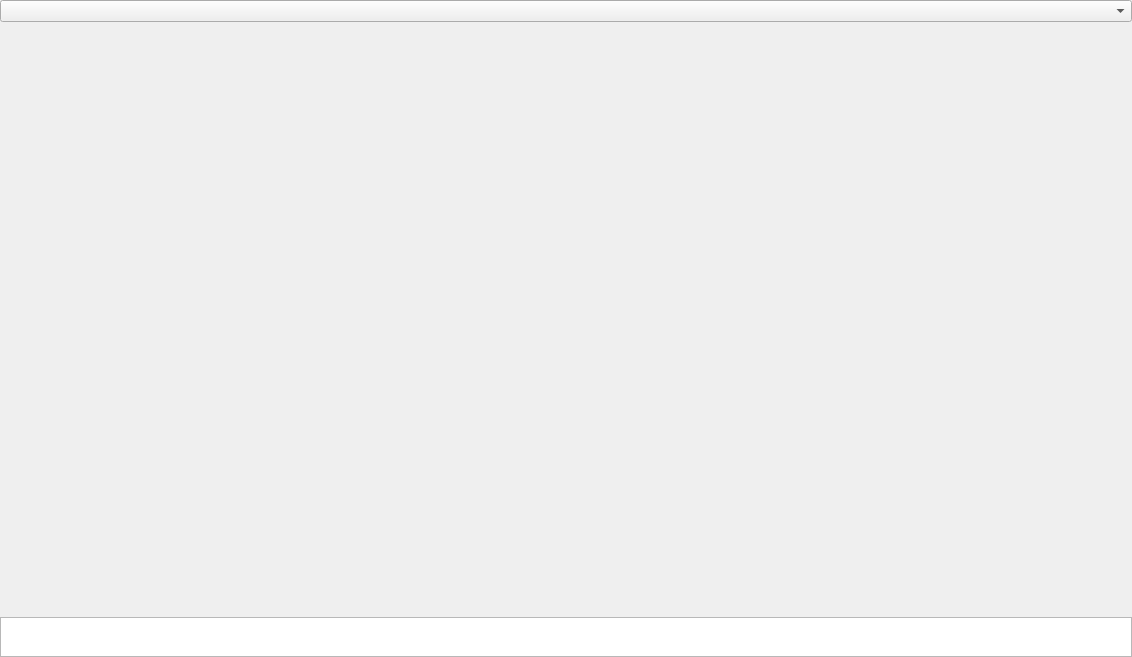
<?xml version="1.0" encoding="UTF-8"?>
<ui version="4.0">
 <class>Form</class>
 <widget class="QWidget" name="Form">
  <property name="geometry">
   <rect>
    <x>0</x>
    <y>0</y>
    <width>1132</width>
    <height>657</height>
   </rect>
  </property>
  <property name="windowTitle">
   <string>Form</string>
  </property>
  <layout class="QVBoxLayout" name="verticalLayout">
   <property name="leftMargin">
    <number>0</number>
   </property>
   <property name="topMargin">
    <number>0</number>
   </property>
   <property name="rightMargin">
    <number>0</number>
   </property>
   <property name="bottomMargin">
    <number>0</number>
   </property>
   <item>
    <widget class="QComboBox" name="mEstimator"/>
   </item>
   <item>
    <widget class="CodeEditWidget" name="mCode" native="true">
     <property name="sizePolicy">
      <sizepolicy hsizetype="Expanding" vsizetype="Expanding">
       <horstretch>1</horstretch>
       <verstretch>1</verstretch>
      </sizepolicy>
     </property>
     <property name="minimumSize">
      <size>
       <width>100</width>
       <height>300</height>
      </size>
     </property>
    </widget>
   </item>
   <item>
    <widget class="QTextBrowser" name="mDescription">
     <property name="maximumSize">
      <size>
       <width>16777215</width>
       <height>40</height>
      </size>
     </property>
     <property name="html">
      <string>&lt;!DOCTYPE HTML PUBLIC &quot;-//W3C//DTD HTML 4.0//EN&quot; &quot;http://www.w3.org/TR/REC-html40/strict.dtd&quot;&gt;
&lt;html&gt;&lt;head&gt;&lt;meta name=&quot;qrichtext&quot; content=&quot;1&quot; /&gt;&lt;style type=&quot;text/css&quot;&gt;
p, li { white-space: pre-wrap; }
&lt;/style&gt;&lt;/head&gt;&lt;body style=&quot; font-family:'MS Shell Dlg 2'; font-size:8.25pt; font-weight:400; font-style:normal;&quot;&gt;
&lt;p style=&quot;-qt-paragraph-type:empty; margin-top:0px; margin-bottom:0px; margin-left:0px; margin-right:0px; -qt-block-indent:0; text-indent:0px;&quot;&gt;&lt;br /&gt;&lt;/p&gt;&lt;/body&gt;&lt;/html&gt;</string>
     </property>
     <property name="openExternalLinks">
      <bool>true</bool>
     </property>
    </widget>
   </item>
  </layout>
 </widget>
 <customwidgets>
  <customwidget>
   <class>CodeEditWidget</class>
   <extends>QWidget</extends>
   <header>enmapboxprocessing.parameter.processingparametercodeeditwidget</header>
   <container>1</container>
  </customwidget>
 </customwidgets>
 <resources/>
 <connections/>
</ui>
